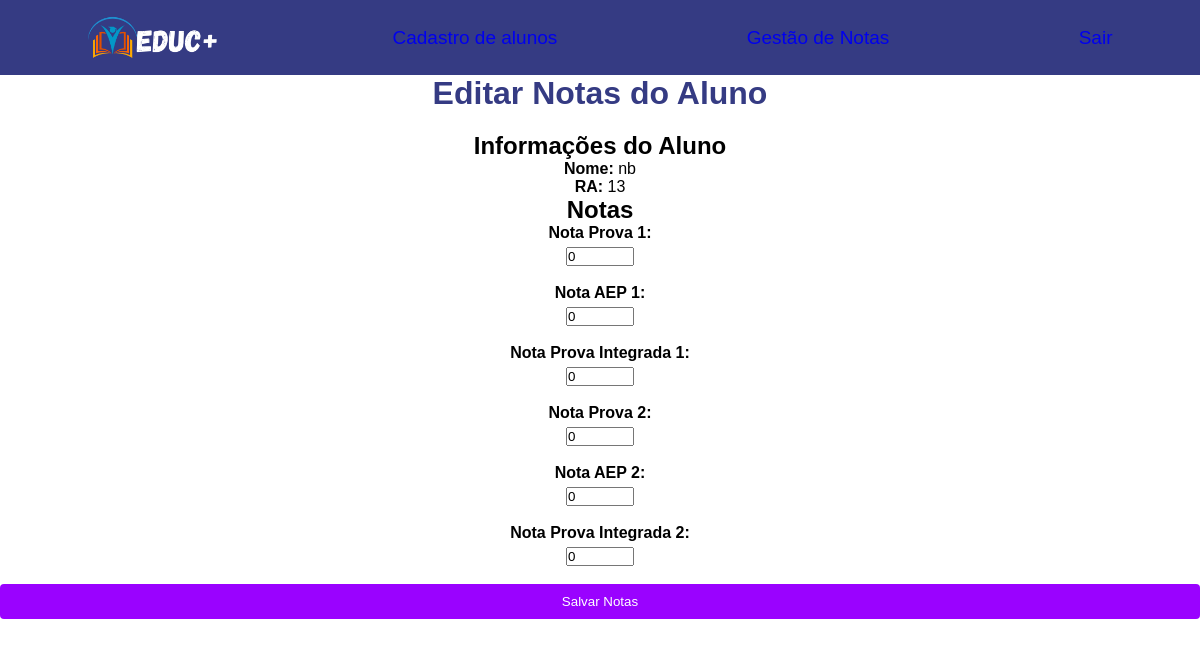
Before: /editar.php?id=7 with the older database file.
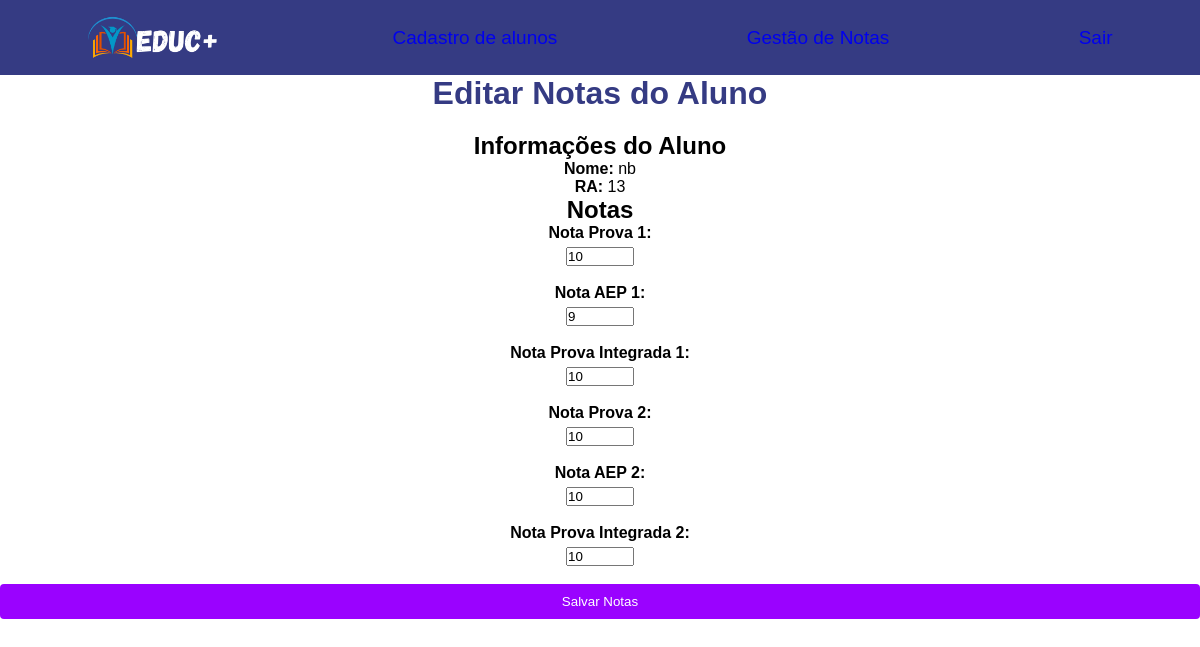
After: the same page with the newer database file.
### tables this page shows
CREATE TABLE Notas (
    ID INTEGER PRIMARY KEY AUTOINCREMENT,
    id_aluno INTEGER NOT NULL,
    nota_prova1 REAL,
    nota_aep1 REAL,
    nota_integrada_1 REAL,
    nota_prova2 REAL,
    nota_aep2 REAL,
    nota_integrada_2 REAL,
    FOREIGN KEY (id_aluno) REFERENCES Alunos(ID)
);

### classes/Database.php (called while the page is built)
<?php
class Database {
    private $pdo;
    public function __construct($dbname) {
        $this->pdo = new PDO("sqlite:" . $dbname);
        $this->pdo->setAttribute(PDO::ATTR_ERRMODE, PDO::ERRMODE_EXCEPTION);
    }
    public function getConnection() {
        return $this->pdo;
    }
}
?>

### classes/Aluno.php (called while the page is built, shortened)
<?php
class Aluno {
    private $database;
    public function __construct($database) {
        $this->database = $database;
    }
    public function obterAlunoPorId($id) {
        $query = "SELECT * FROM Alunos WHERE ID = :id";
        $stmt = $this->database->getConnection()->prepare($query);
        $stmt->bindParam(':id', $id, PDO::PARAM_INT);
        $stmt->execute();
        return $stmt->fetch(PDO::FETCH_ASSOC);
    }
}
?>

### classes/Nota.php (called while the page is built, shortened)
<?php
class Nota {
    private $db;
    public function __construct($database) {
        $this->db = $database->getConnection();
    }
    public function obterNotas($id_aluno) {
        $query = "SELECT * FROM notas WHERE ID_aluno = :id_aluno";
        $stmt = $this->db->prepare($query);
        $stmt->bindParam(':id_aluno', $id_aluno, PDO::PARAM_INT);
        $stmt->execute();
        return $stmt->fetch(PDO::FETCH_ASSOC);
    }
}
?>

### editar.php (the view, shortened to what this page needs)
<?php
require_once 'classes/Database.php';
require_once 'classes/Aluno.php';
require_once 'classes/Nota.php';
$dbname = "SGN.db";
$database = new Database($dbname);
$aluno = new Aluno($database);
$nota = new Nota($database);
$id_aluno = $_GET['id'];
$dados_aluno = $aluno->obterAlunoPorId($id_aluno);
$notas = $nota->obterNotas($id_aluno);
if (!$notas) {
    $notas = array(
        'nota_prova1' => 0,
        'nota_aep1' => 0,
        'nota_integrada_1' => 0,
        'nota_prova2' => 0,
        'nota_aep2' => 0,
        'nota_integrada_2' => 0
    );
}
?>
<!DOCTYPE html>
<html lang="pt-BR">
<head>
  <link rel="stylesheet" href="lista.css">
</head>
<body>
  <header>
    <img id="logo" src="./Img/Educ_1.png">
    <nav>
      <ul>
        <li><a href="index.php">Cadastro de alunos</a></li>
        <li><a href="lista.php">Gestão de Notas</a></li>
        <li><a href="#">Sair</a></li>
      </ul>
    </nav>
  </header>
  <h1 id="titulo">Editar Notas do Aluno</h1>
  <form action="<?php echo htmlspecialchars($_SERVER["PHP_SELF"]) . '?id=' . $id_aluno; ?>" method="post">
    <h2>Informações do Aluno</h2>
    <p><strong>Nome:</strong> <?php echo htmlspecialchars($dados_aluno['nome']); ?></p>
    <p><strong>RA:</strong> <?php echo htmlspecialchars($dados_aluno['RA']); ?></p>
    <h2>Notas</h2>
    <label for="nota_prova1">Nota Prova 1:</label>
    <input type="number" id="nota_prova1" name="nota_prova1" min="0" max="10" step="0.1" value="<?php echo htmlspecialchars($notas['nota_prova1']); ?>" required>
    <br>
    <label for="nota_aep1">Nota AEP 1:</label>
    <input type="number" id="nota_aep1" name="nota_aep1" min="0" max="10" step="0.1" value="<?php echo htmlspecialchars($notas['nota_aep1']); ?>" required>
    <br>
    <label for="nota_integrada_1">Nota Prova Integrada 1:</label>
    <input type="number" id="nota_integrada_1" name="nota_integrada_1" min="0" max="10" step="0.1" value="<?php echo htmlspecialchars($notas['nota_integrada_1']); ?>" required>
    <br>
    <label for="nota_prova2">Nota Prova 2:</label>
    <input type="number" id="nota_prova2" name="nota_prova2" min="0" max="10" step="0.1" value="<?php echo htmlspecialchars($notas['nota_prova2']); ?>" required>
    <br>
    <label for="nota_aep2">Nota AEP 2:</label>
    <input type="number" id="nota_aep2" name="nota_aep2" min="0" max="10" step="0.1" value="<?php echo htmlspecialchars($notas['nota_aep2']); ?>" required>
    <br>
    <label for="nota_integrada_2">Nota Prova Integrada 2:</label>
    <input type="number" id="nota_integrada_2" name="nota_integrada_2" min="0" max="10" step="0.1" value="<?php echo htmlspecialchars($notas['nota_integrada_2']); ?>" required>
    <br>
    <button type="submit">Salvar Notas</button>
  </form>
</body>
</html>

Changed rows visible on the page:
added notas: nota_prova1 "10", nota_aep1 "9", nota_integrada_1 "10", nota_prova2 "10", nota_aep2 "10", nota_integrada_2 "10"
Other visible differences:
form field nota_prova1: "0" → (not shown)
form field nota_aep1: "0" → (not shown)
form field nota_integrada_1: "0" → (not shown)
form field nota_prova2: "0" → (not shown)
form field nota_aep2: "0" → (not shown)
form field nota_integrada_2: "0" → (not shown)
